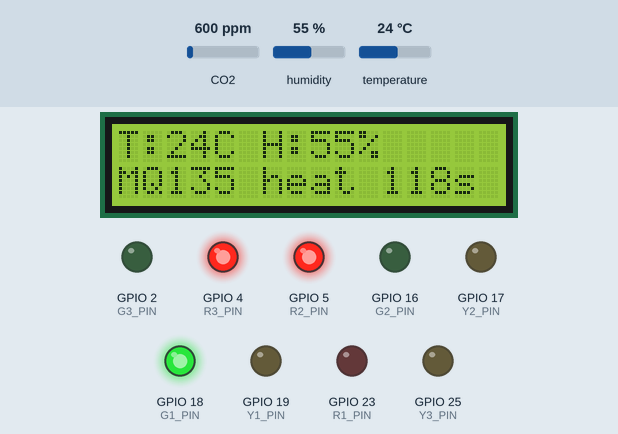
Recording of a sketch running on a simulated ESP32. Parts: 16×2 character LCD, output pins drawn as LEDs (lit = HIGH). The test bench sets the inputs (shaded band); at power-on: humidity 55 %, temperature 24 °C, CO2 600 ppm (analog values on the 0–4095 scale).

Above: at 1.2 s.
1.3 s: humidity set to 22 %
At 6.6 s:
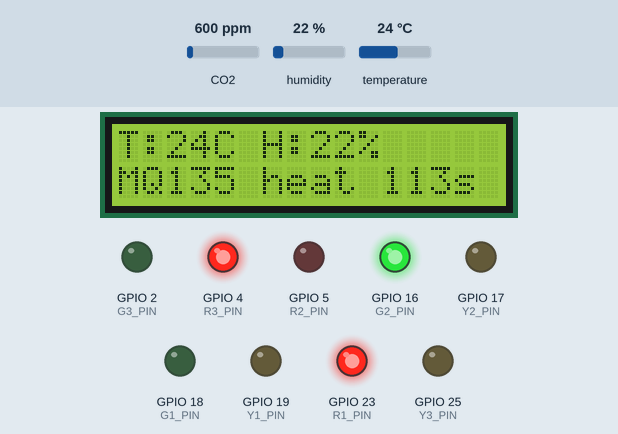
6.7 s: temperature set to 12 °C
At 12.6 s:
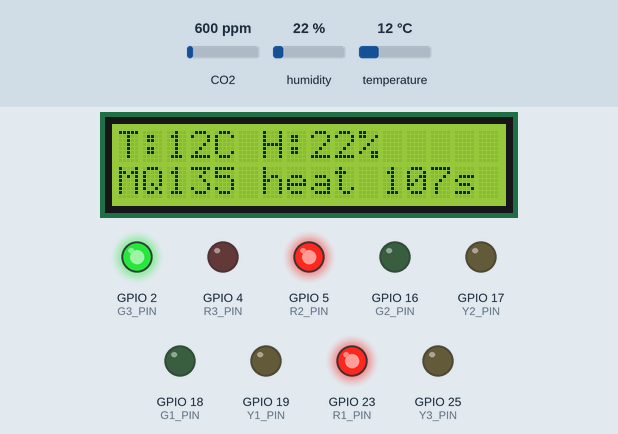
12.7 s: humidity set to 40 %
At 17.5 s:
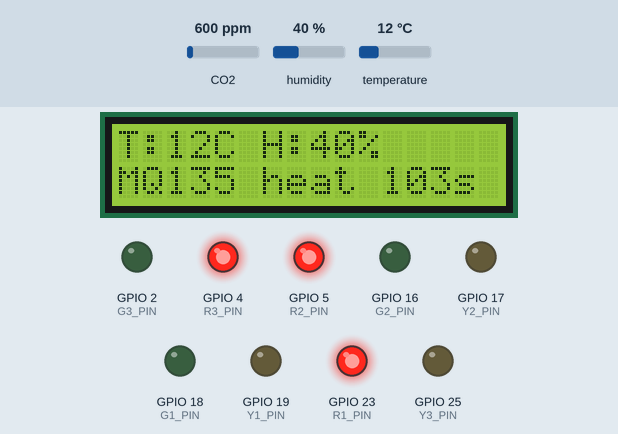
18.0 s: temperature set to 19 °C
At 19.4 s:
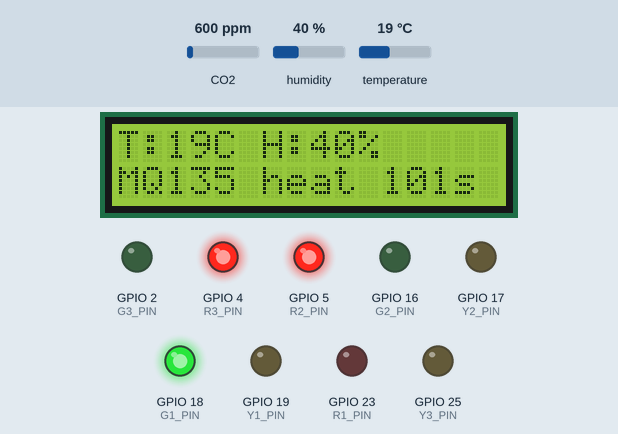
Timing chart, 0 to 21.0 s (numbered marks = the images above; inputs shaded):
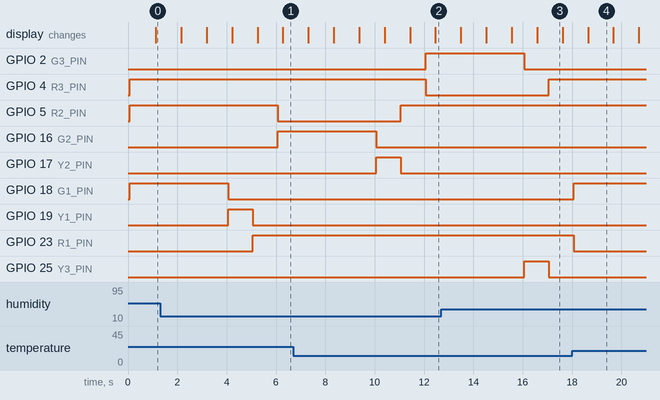

Measured:
- what the display in image 3 shows lasts 1.0 s, from 16.6 s to 17.6 s

The sketch:

sketch.ino
```cpp
#include <Arduino.h>
#include <Wire.h>
#include <LiquidCrystal_I2C.h>
#include <DHT.h>
#include <MQ135.h>

// Lampu traffic 1
#define R1_PIN 23
#define Y1_PIN 19
#define G1_PIN 18

// Lampu traffic 2
#define R2_PIN 5
#define Y2_PIN 17
#define G2_PIN 16

// Lampu traffic 3
#define R3_PIN 4
#define Y3_PIN 25
#define G3_PIN 2

// Sensors dan actuators
#define DHTPIN 14
#define DHTTYPE DHT22   // Wokwi cuma punya DHT22. Ganti ke DHT11 kalau pakai DHT asli ya mas
#define MQ135_PIN 34
#define BUZZER_PIN 26

// Konfigurasi waktu dan ambang batas
const unsigned long PREHEAT_MS = 120000;   // 2 menit pre heat MQ135
const int AQ_POOR_PPM = 600;               // di atas ini dianggap buruk
const int GREEN_MS = 4000;
const int YELLOW_MS = 1000;
const int ALL_RED_MS = 1000;

// Peripherals dan synchronization
LiquidCrystal_I2C lcd(0x27, 16, 2);
DHT dht(DHTPIN, DHTTYPE);
MQ135 gasSensor(MQ135_PIN);
SemaphoreHandle_t xSensorMutex;

// Data sensor yang dipakai bersama oleh SensorTask dan DisplayTask
float tempVal = 0.0;
float humVal = 0.0;
int airQualityPpm = 0;

// Task handlers
void TaskTrafficLight(void *pvParameters);
void TaskSensorRead(void *pvParameters);
void TaskDisplayBuzzer(void *pvParameters);

void setup() {
  Serial.begin(115200);

  // Samakan resolusi ADC ESP32 dengan yang diharapkan library MQ135 (0 sampai 1023)
  analogReadResolution(10);

  // Initialize LED pins dan buzzer
  int pins[] = {R1_PIN, Y1_PIN, G1_PIN, R2_PIN, Y2_PIN, G2_PIN, R3_PIN, Y3_PIN, G3_PIN, BUZZER_PIN};
  for (int pin : pins) {
    pinMode(pin, OUTPUT);
    digitalWrite(pin, LOW);
  }

  dht.begin();
  lcd.init();
  lcd.backlight();

  // Mutex untuk melindungi data sensor
  xSensorMutex = xSemaphoreCreateMutex();

  xTaskCreatePinnedToCore(TaskTrafficLight, "TrafficTask", 2048, NULL, 2, NULL, 1);
  xTaskCreatePinnedToCore(TaskSensorRead, "SensorTask", 4096, NULL, 1, NULL, 1);
  xTaskCreatePinnedToCore(TaskDisplayBuzzer, "DisplayTask", 4096, NULL, 1, NULL, 1);
}

void loop() {
  vTaskDelete(NULL);
}

// Set satu lane
void setIntersection(int red, int yellow, int green, int r, int y, int g) {
  digitalWrite(red, r);
  digitalWrite(yellow, y);
  digitalWrite(green, g);
}

// Semua lane merah (fase all red)
void allRed() {
  setIntersection(R1_PIN, Y1_PIN, G1_PIN, 1, 0, 0);
  setIntersection(R2_PIN, Y2_PIN, G2_PIN, 1, 0, 0);
  setIntersection(R3_PIN, Y3_PIN, G3_PIN, 1, 0, 0);
}

// Task 1: lampu lalu lintas 3 lane dengan fase all red
void TaskTrafficLight(void *pvParameters) {
  (void) pvParameters;
  for (;;) {
    // Lane 1 hijau
    allRed();
    setIntersection(R1_PIN, Y1_PIN, G1_PIN, 0, 0, 1);
    vTaskDelay(pdMS_TO_TICKS(GREEN_MS));

    // Lane 1 kuning
    setIntersection(R1_PIN, Y1_PIN, G1_PIN, 0, 1, 0);
    vTaskDelay(pdMS_TO_TICKS(YELLOW_MS));

    // All red
    allRed();
    vTaskDelay(pdMS_TO_TICKS(ALL_RED_MS));

    // Lane 2 hijau
    setIntersection(R2_PIN, Y2_PIN, G2_PIN, 0, 0, 1);
    vTaskDelay(pdMS_TO_TICKS(GREEN_MS));

    // Lane 2 kuning
    setIntersection(R2_PIN, Y2_PIN, G2_PIN, 0, 1, 0);
    vTaskDelay(pdMS_TO_TICKS(YELLOW_MS));

    // All red
    allRed();
    vTaskDelay(pdMS_TO_TICKS(ALL_RED_MS));

    // Lane 3 hijau
    setIntersection(R3_PIN, Y3_PIN, G3_PIN, 0, 0, 1);
    vTaskDelay(pdMS_TO_TICKS(GREEN_MS));

    // Lane 3 kuning
    setIntersection(R3_PIN, Y3_PIN, G3_PIN, 0, 1, 0);
    vTaskDelay(pdMS_TO_TICKS(YELLOW_MS));

    // All red
    allRed();
    vTaskDelay(pdMS_TO_TICKS(ALL_RED_MS));
  }
}

// Task 2: baca DHT dan MQ135, lalu tulis ke data bersama lewat mutex
void TaskSensorRead(void *pvParameters) {
  (void) pvParameters;
  for (;;) {
    // Baca dulu ke variabel lokal, lama dan tanpa lock
    float t = dht.readTemperature();
    float h = dht.readHumidity();
    float ppm = gasSensor.getPPM();

    // Lock sebentar saja untuk menyalin ke data bersama
    if (xSemaphoreTake(xSensorMutex, portMAX_DELAY) == pdTRUE) {
      if (!isnan(t)) tempVal = t;
      if (!isnan(h)) humVal = h;
      if (isfinite(ppm)) airQualityPpm = (int)ppm;
      xSemaphoreGive(xSensorMutex);
    }

    vTaskDelay(pdMS_TO_TICKS(2000));
  }
}

// Task 3: salin data bersama lewat mutex, lalu tampilkan di LCD dan bunyikan buzzer
void TaskDisplayBuzzer(void *pvParameters) {
  (void) pvParameters;
  for (;;) {
    float t = 0;
    float h = 0;
    int ppm = 0;

    // Lock sebentar saja untuk menyalin data ke variabel lokal
    if (xSemaphoreTake(xSensorMutex, portMAX_DELAY) == pdTRUE) {
      t = tempVal;
      h = humVal;
      ppm = airQualityPpm;
      xSemaphoreGive(xSensorMutex);
    }

    // Baris 0: suhu dan kelembapan
    lcd.setCursor(0, 0);
    lcd.print("T:");
    lcd.print((int)t);
    lcd.print("C H:");
    lcd.print((int)h);
    lcd.print("%   ");

    // Baris 1: status udara atau pengingat pre heat
    lcd.setCursor(0, 1);
    unsigned long now = millis();
    if (now < PREHEAT_MS) {
      int secondsLeft = (PREHEAT_MS - now) / 1000;
      lcd.print("MQ135 heat ");
      lcd.print(secondsLeft);
      lcd.print("s   ");
      noTone(BUZZER_PIN);
    } else if (ppm > AQ_POOR_PPM) {
      lcd.print("AQI: POOR!      ");
      tone(BUZZER_PIN, 1000, 200);
    } else {
      lcd.print("AQI: GOOD       ");
      noTone(BUZZER_PIN);
    }

    vTaskDelay(pdMS_TO_TICKS(1000));
  }
}
```
